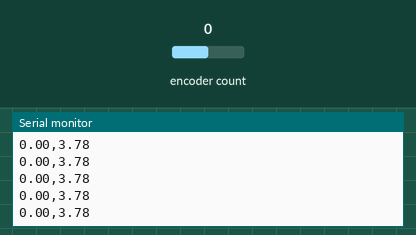
This sketch was run on a simulated Arduino Uno, built with avr-gcc and run on an emulated ATmega328P. On the bench: the last lines printed to the serial monitor. Inputs (shaded band) come from the test bench; at power-on: encoder count 0.

Above: at 1.2 s.
1.3 s: encoder count set to 1
At 1.31 s:
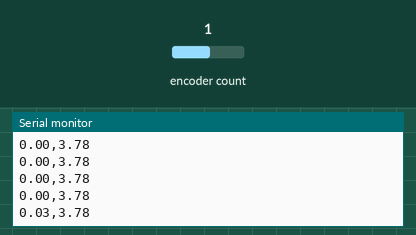
2.8 s: encoder count set to 5
At 2.81 s:
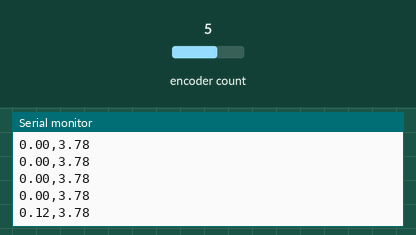
Timing chart, 0 to 5.8 s (numbered marks = the images above; inputs shaded):
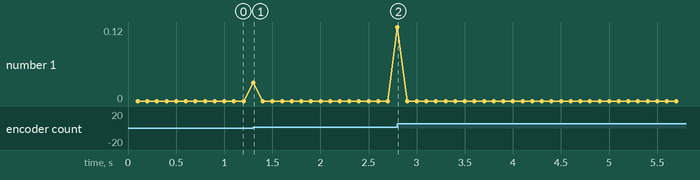

Measured:
- after the input at 1.3 s, the serial monitor: prints a new line at once (image 1)
- after the input at 2.8 s, the serial monitor: prints a new line at once (image 2)

The sketch:

speed_test.ino
```cpp
#include <Encoder.h>
#include <Adafruit_MCP4725.h>
#include <math.h>

// === Hardware setup ===
const int encoderPin1A = 2;
const int encoderPin1B = 3;
Encoder motorEncoder(encoderPin1A, encoderPin1B);
Adafruit_MCP4725 dac;
const float faktor_skala = 3.3 / 4095.0;

// === Motion config ===
const float wheel_diameter = 0.36; // meters
const float pulses_per_revolution = 400.0;
const float calibration_factor = 0.258962914; // empirical

// === Control config ===
const float desired_velocity = 3.78;  // m/s
const float max_dac_voltage = 3.3;
const float kp = 0.; // Proportional gain

// === Speed logging ===
float velocity = 0.0;
long oldPosition = 0;
long newPosition = 0;
unsigned long lastTime = 0;
const unsigned long control_interval = 100; // 10 Hz

void setup() {
  Serial.begin(115200);
  dac.begin(0x60);
  oldPosition = motorEncoder.read();
  lastTime = millis();

  Serial.println("Measured_Speed(m/s),Desired_Speed(m/s)");
}

void loop() {
  unsigned long currentTime = millis();
  if (currentTime - lastTime >= control_interval) {
    float dt = (currentTime - lastTime) / 1000.0;
    lastTime = currentTime;

    newPosition = motorEncoder.read();
    long deltaTicks = newPosition - oldPosition;
    oldPosition = newPosition;

    float distance = -((float)deltaTicks / pulses_per_revolution) * (PI * wheel_diameter) * calibration_factor;
    velocity = abs(distance / dt); // m/s


    // Send voltage to DAC
    dac.setVoltage(2046, false);

    // === Print only measured and desired speeds ===
    Serial.print(velocity, 2); // measured speed
    Serial.print(",");
    Serial.println(desired_velocity, 2); // constant desired speed
  }
}
```
